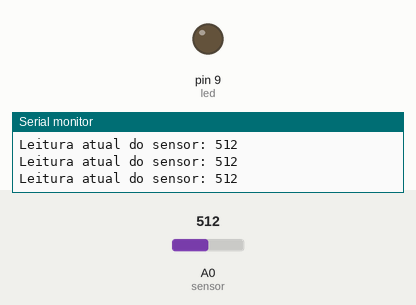
Simulated run of this sketch. Board: Arduino Uno, built with avr-gcc and run on an emulated ATmega328P. Parts: output pins drawn as LEDs (lit = HIGH), the last lines printed to the serial monitor. The inputs (shaded band) are chosen by the test bench; at power-on: A0 (sensor) = 512.

Above: at 1.2 s.
1.3 s: A0 (sensor) set to 1010
2.8 s: A0 (sensor) set to 1022
At 4.0 s:
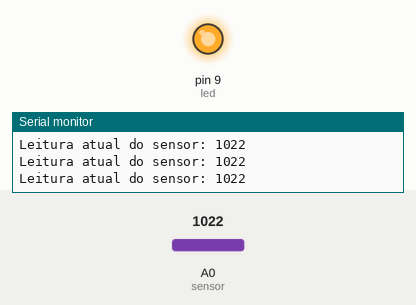
4.3 s: A0 (sensor) set to 900
At 5.4 s:
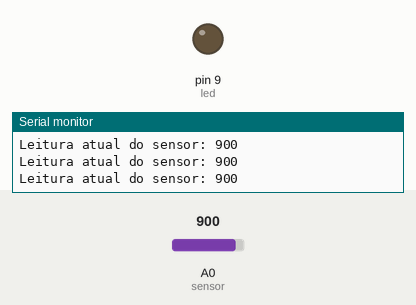
5.8 s: A0 (sensor) set to 1023
At 6.8 s:
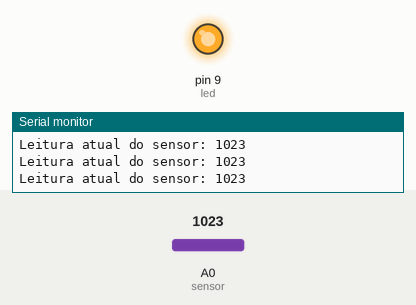
Timing chart, 0 to 8.3 s (numbered marks = the images above; inputs shaded):
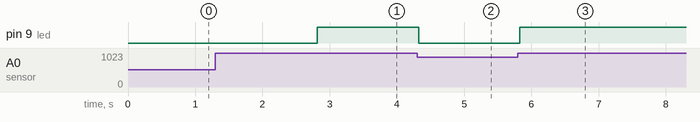

Measured:
- the behaviour switches between 1021 and 1022 on A0 (sensor) (found by bisection; images 0 and 1)
- after the input at 2.8 s, pin 9 (led): LOW → HIGH at once
- after the input at 4.3 s, pin 9 (led): HIGH → LOW at once
- after the input at 5.8 s, pin 9 (led): LOW → HIGH at once

The sketch:

testeldrpled.ino
```cpp
int limiteDisparo = 1022;

// Ligue o LED ao pino digital 9
int led = 9;

// O fotoresistor (LDR) é conectado ao pino analógico 0
int sensor = A0;

// Armazena o valor de leitura analógica
int sensorValue = 0;

void setup() {

  // Define o LED como uma saída
  pinMode(led, OUTPUT);

  // Define o fotoresistor como uma entrada
  pinMode(sensor, INPUT);

  // Inicia a comunicação serial com uma taxa de transmissão de 9600 boud rate
  Serial.begin(9600);
}

void loop(){

  // Lê o valor atual do fotoresistor
  sensorValue = analogRead(sensor);

  // Se o valor estiver abaixo de um determinado "limite de disparo", então o LED liga, caso contrário o LED permanece desligado

  if (sensorValue < limiteDisparo) {
      digitalWrite(led, LOW);
  }
  else {
      digitalWrite(led,HIGH);
  }

  // Imprime as leituras atuais no monitor serial da IDE do Arduino
  Serial.print ("Leitura atual do sensor: ");
  Serial.println(sensorValue);
  delay(100);
}
```
